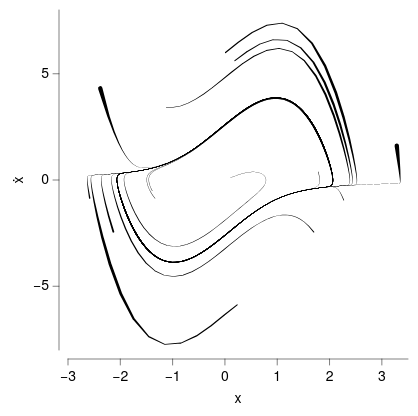

Vega-Lite specification for this chart:
### Vega-Lite specification from a JSON file in a GitHub repository (floating-point values rounded to 4 significant figures; data arrays with more than 128 entries replaced by an {"elided": "..."} marker saying what was removed)
{"background": null, "config": {"arc": {"fill": "#DBDBDB", "fillOpacity": 1.0, "innerRadius": 42.5, "padAngle": 0.03, "stroke": "black", "strokeOpacity": 1, "strokeWidth": 0.25}, "area": {"fill": "#DBDBDB", "fillOpacity": 1.0, "stroke": "black", "strokeOpacity": 1, "strokeWidth": 0.25}, "axis": {"domain": true, "domainCap": "round", "domainColor": "black", "domainWidth": 0.25, "grid": false, "gridCap": "round", "gridColor": "#F1F1F1", "gridDash": [0, 0], "gridOpacity": 1.0, "gridWidth": 0.25, "labelColor": "black", "labelFont": "Helvetica Neue, HelveticaNeue, Helvetica, Arial, sans-serif", "labelFontSize": 7, "labelFontStyle": "normal", "labelFontWeight": 400, "offset": 4.5, "ticks": true, "tickCap": "round", "tickColor": "black", "tickRound": false, "tickSize": 3, "tickWidth": 0.25, "titleColor": "black", "titleFont": "Helvetica Neue, HelveticaNeue, Helvetica, Arial, sans-serif", "titleFontSize": 7, "titleFontStyle": "normal", "titleFontWeight": 400}, "axisX": {"domain": true, "labelAlign": "center", "labelAngle": 0, "labels": true, "ticks": true, "translate": 0}, "axisY": {"domain": true, "labelAlign": "right", "labelAngle": 0, "labels": true, "ticks": true, "translate": 0}, "axisRight": {"domain": true, "labelAlign": "left", "labelAngle": 0, "labels": true, "ticks": true, "translate": 0}, "axisTop": {"domain": true, "labelAlign": "center", "labelAngle": 0, "labels": true, "ticks": true, "translate": 0}, "axisBand": {"tickOffset": 0}, "bar": {"fill": "#DBDBDB", "fillOpacity": 1.0, "stroke": "black", "strokeOpacity": 1, "strokeWidth": 0.25}, "boxplot": {"size": 15.3, "ticks": {"cornerRadius": 0.25, "fill": "black", "opacity": 1, "size": 7.65, "thickness": 0.25}, "box": {"fillOpacity": 1.0, "stroke": "black", "strokeOpacity": 1, "strokeWidth": 0.25}, "median": {"cornerRadius": 0, "fill": "black", "fillOpacity": 1.0, "opacity": 1, "size": 15.3, "thickness": 0.25}, "rule": {"fill": "black", "fillOpacity": 1.0, "size": 17.0, "stroke": "black", "strokeDash": [0, 0], "strokeOpacity": 1, "strokeWidth": 0.25}, "outliers": {"color": "black", "fill": "black", "fillOpacity": 1.0, "size": 0, "stroke": "black", "strokeOpacity": 1, "strokeWidth": 0.25}}, "circle": {"fill": "black", "fillOpacity": 1.0, "size": 2.125, "stroke": null, "strokeOpacity": 1, "strokeWidth": 0.25}, "errorband": {"band": {"fillOpacity": 0.6, "stroke": null, "strokeWidth": 0.25, "strokeOpacity": 1}, "borders": {"opacity": 0, "strokeOpacity": 0.25, "strokeWidth": 1}}, "errorbar": {"opacity": 1, "rule": {"strokeDash": [0, 0], "strokeWidth": 0.25}, "ticks": {"color": "black", "cornerRadius": 0.125, "opacity": 1, "size": 10.2, "thickness": 0.25}, "thickness": 0.25}, "font": "Helvetica Neue, HelveticaNeue, Helvetica, Arial, sans-serif", "geoshape": {"fill": "#DBDBDB", "fillOpacity": 1.0, "stroke": "black", "strokeOpacity": 1, "strokeWidth": 0.25}, "header": {"labelColor": "black", "labelFont": "Helvetica Neue, HelveticaNeue, Helvetica, Arial, sans-serif", "labelFontSize": 7, "labelFontStyle": "normal", "labelFontWeight": 400, "titleColor": "black", "titleFont": "Helvetica Neue, HelveticaNeue, Helvetica, Arial, sans-serif", "titleFontSize": 7, "titleFontStyle": "normal", "titleFontWeight": 400, "titlePadding": 0}, "legend": {"disable": false, "offset": 4.5, "titlePadding": 4, "labelOffset": 2, "gradientLabelOffset": 2, "gradientLength": 85.0, "gradientThickness": 8.5, "gradientOpacity": 1.0, "gradientStrokeColor": "black", "gradientStrokeWidth": 0.25, "labelColor": "black", "labelFont": "Helvetica Neue, HelveticaNeue, Helvetica, Arial, sans-serif", "labelFontSize": 7, "labelFontStyle": "normal", "labelFontWeight": 400, "strokeColor": "black", "strokeWidth": 0, "symbolSize": 42, "symbolStrokeColor": "black", "symbolStrokeWidth": 0.25, "titleColor": "black", "titleFont": "Helvetica Neue, HelveticaNeue, Helvetica, Arial, sans-serif", "titleFontSize": 7, "titleFontStyle": "normal", "titleFontWeight": 400}, "line": {"color": "black", "stroke": "black", "strokeCap": "butt", "strokeDash": [0, 0], "strokeOpacity": 1, "strokeWidth": 0.5}, "point": {"filled": true, "fill": "#DBDBDB", "fillOpacity": 1.0, "size": 8.5, "stroke": "black", "strokeOpacity": 1, "strokeWidth": 0.25}, "range": {"category": ["#B2B2B2", "#636363", "#4A7CD3", "#008542", "#382864", "#509F98", "#284F93", "#005226", "#A398D6", "#173633"], "diverging": {"scheme": ["#443E60", "#5F597E", "#7C759B", "#9994B6", "#B7B4CC", "#D6D5DC", "#F6F6F6", "#D1DAD9", "#A4C2BF", "#7AA9A4", "#578E89", "#37736E", "#1B5954"]}, "heatmap": {"scheme": ["#32022B", "#43044D", "#4C196E", "#4D338C", "#484DA6", "#3A68BB", "#1D83CA", "#1D9CCB", "#23B5C9", "#28CDC5", "#4DE0B4", "#91EE9F"]}, "ordinal": {"scheme": ["#F1F1F1", "#DBDBDB", "#C6C6C6", "#B2B2B2", "#9D9D9D", "#898989", "#767676", "#636363", "#515151", "#404040", "#2F2F2F", "#1F1F1F"]}, "ramp": {"scheme": ["#32022B", "#43044D", "#4C196E", "#4D338C", "#484DA6", "#3A68BB", "#1D83CA", "#1D9CCB", "#23B5C9", "#28CDC5", "#4DE0B4", "#91EE9F"]}}, "rule": {"color": "black", "stroke": "black", "strokeCap": "round", "strokeDash": [2, 2], "strokeOpacity": 1, "strokeWidth": 0.25}, "scale": {"bandPaddingInner": 0.1, "bandPaddingOuter": 0.1, "round": false}, "rect": {"fill": "#DBDBDB", "fillOpacity": 1.0, "stroke": "black", "strokeOpacity": 1, "strokeWidth": 0.25}, "square": {"fill": "#DBDBDB", "fillOpacity": 1.0, "size": 17.0, "stroke": "black", "strokeOpacity": 1, "strokeWidth": 0.25}, "text": {"color": "black", "font": "Helvetica Neue, HelveticaNeue, Helvetica, Arial, sans-serif", "fontSize": 7, "fontStyle": "normal", "fontWeight": 400}, "tick": {"color": "black", "cornerRadius": 0.125, "opacity": 1.0, "size": 15.3, "thickness": 0.25}, "title": {"anchor": "middle", "frame": "group", "color": "black", "font": "Helvetica Neue, HelveticaNeue, Helvetica, Arial, sans-serif", "fontSize": 7, "fontStyle": "normal", "fontWeight": 400, "subtitleColor": "black", "subtitleFont": "Helvetica Neue, HelveticaNeue, Helvetica, Arial, sans-serif", "subtitleFontSize": "Helvetica Neue, HelveticaNeue, Helvetica, Arial, sans-serif", "subtitleFontStyle": "normal", "subtitleFontWeight": 400}, "trail": {"color": "black", "opacity": 1, "size": 0.5}, "view": {"continuousWidth": 170, "continuousHeight": 170, "discreteWidth": 170, "discreteHeight": 170, "fill": null, "stroke": null, "strokeWidth": 0.25}}, "data": {"name": "data-d9f42f7b6ec6afa8faac55e772a56cc7"}, "mark": {"type": "trail"}, "encoding": {"detail": {"field": "tid", "type": "nominal"}, "order": {"field": "order", "type": "quantitative"}, "size": {"field": "speed", "legend": null, "scale": {"range": [0.1, 2.2]}, "type": "quantitative"}, "x": {"field": "x", "title": "x", "type": "quantitative"}, "y": {"field": "y", "title": "ẋ", "type": "quantitative"}}, "$schema": "https://vega.github.io/schema/vega-lite/v6.4.1.json", "datasets": {"data-d9f42f7b6ec6afa8faac55e772a56cc7": {"elided": "6300 records"}}}
